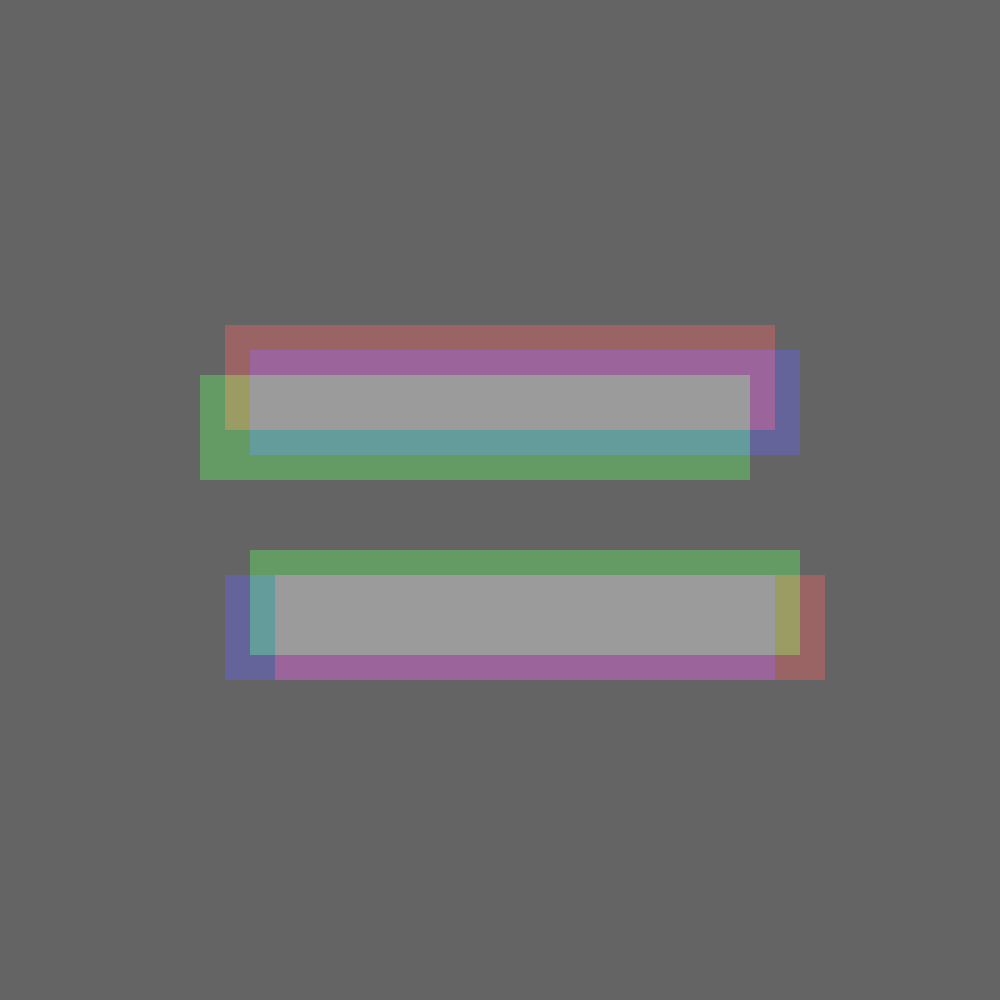
Frame 1 (no input)
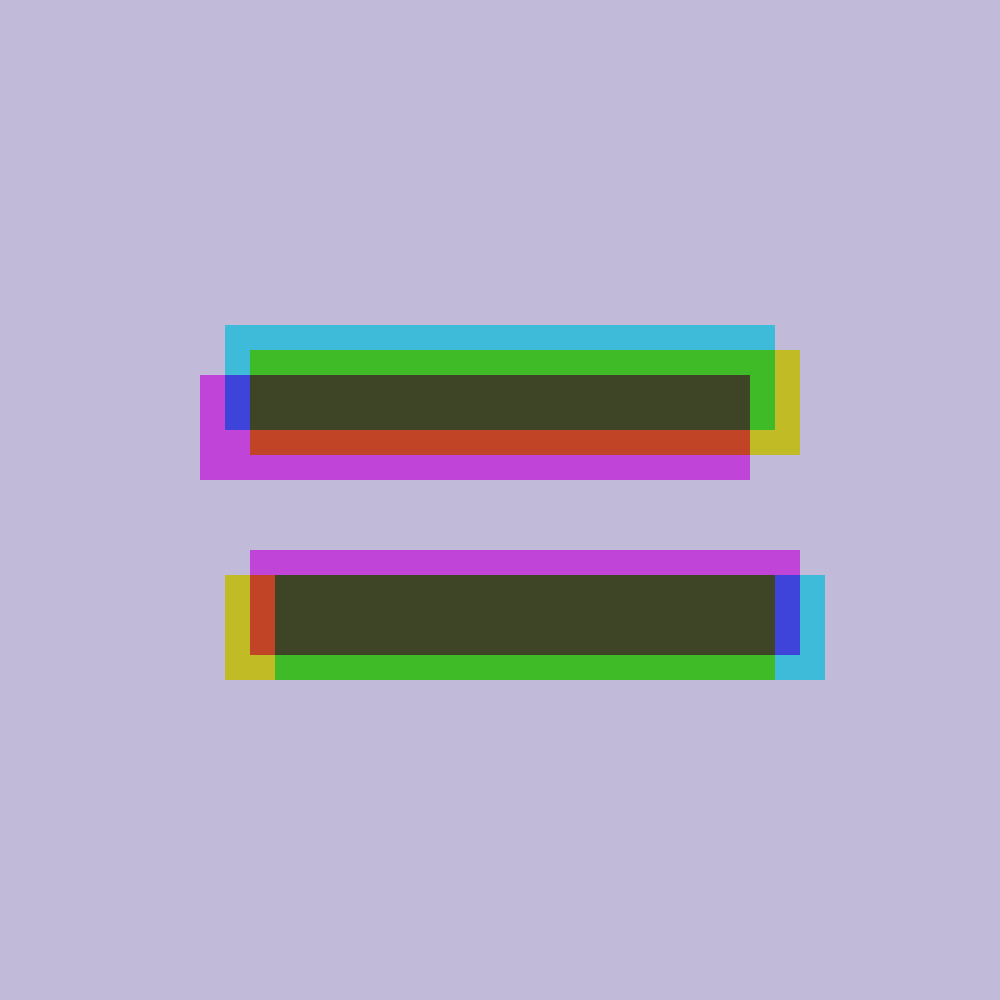
Frame 60 (no input)
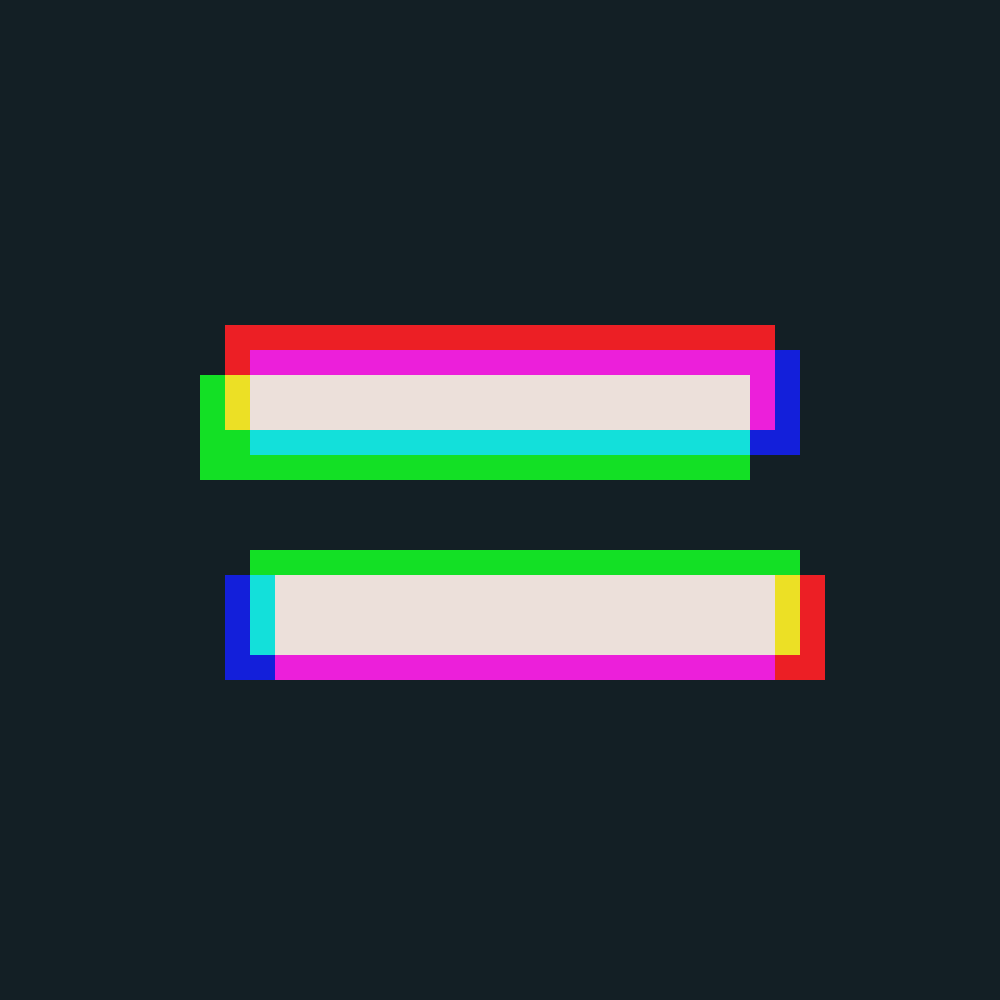
Frame 120 (the mouse pressed at the canvas centre since frame 60)

The p5.js sketch that drew these frames (run headless with seeded random() and noise() and a simulated clock; from frame 60 on, the mouse is pressed at the canvas centre):

// p5.js sketch
// ── sketch.js
//refrenced source: https://p5js.org/reference/#/p5/blendMode
//refrenced code for colour background: https://codepen.io/clydelobo/pen/zwBRbY

var r = 100, g = 100, b = 100;
var dr = 3, dg = 3, db = 3;

function setup() {
    createCanvas(1000, 1000);
    //background(255, 0, 0)
}

function draw() {
    blendMode(NORMAL);
    background(r,g,b);
      r += dr;
      g += dg;
      b += db;
      if (r < random(0, 25) || r > random(225, 255)) {
        dr = -dr;
      }
      if (g < random(0, 25) || g > random(225, 255)) {
        dg = -dg;
      }
      if (b < random(0, 25) || b > random(225, 255)) {
        db = -db;
      }
blendMode(NORMAL);

//Bri's side note, this also looks cool with the following blendmodes: DIFFERENCE, EXCLUSION, OVERLAY, SOFT_LIGHT
blendMode(DIFFERENCE);
    noStroke()
    fill(255, 0, 0);
    rect(225, 325, 550, 105)
    rect(275, 575, 550, 105)
  
    fill(0, 255, 0);
    rect(200, 375, 550, 105)
    rect(250, 550, 550, 105)
  
    fill(0, 0, 255);
    rect(250, 350, 550, 105)
    rect(225, 575, 550, 105)
blendMode(NORMAL);
    
}
